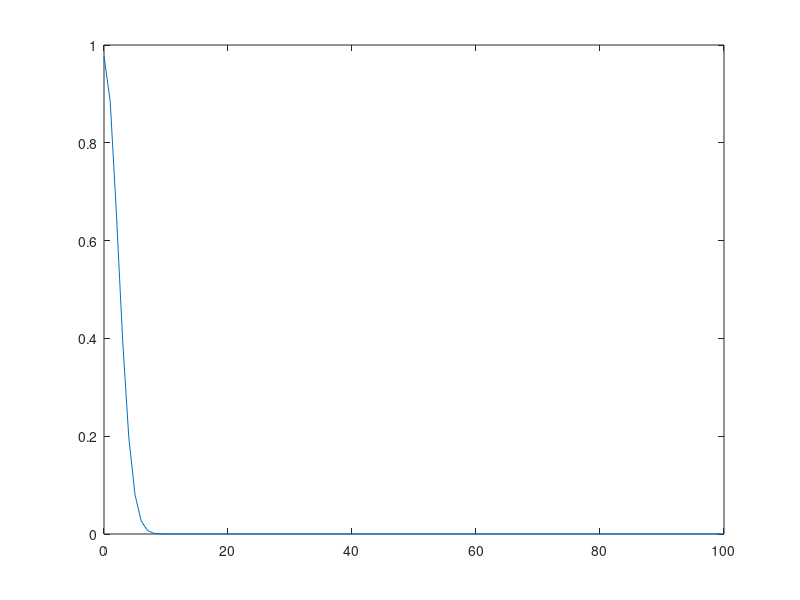
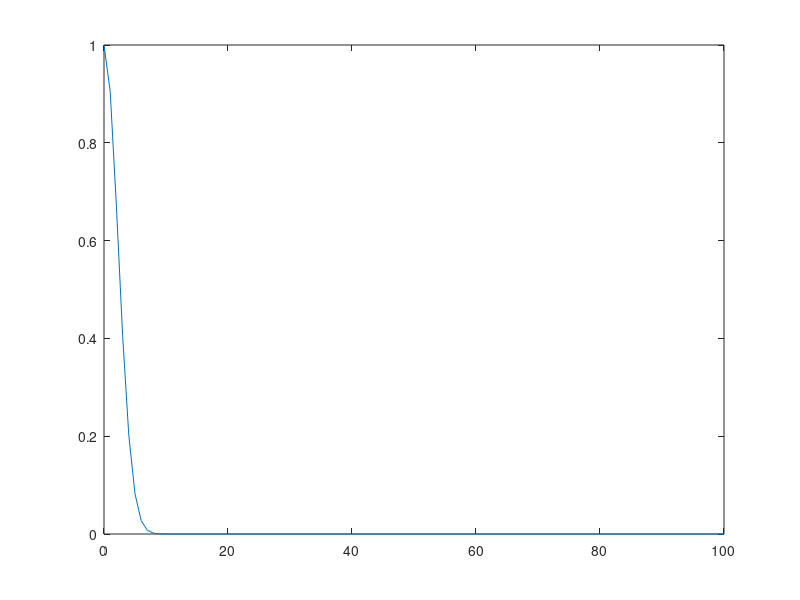

These charts were generated, in order, by the following MATLAB code:
close all;

% testing the shape of the activation function. logistic
L=1; % maximum
k=.25; % curve steepness, also determines how low is the initial start
b=1;
% b=2/3;
% a=1.7159;
a = 1;
d = 2;
sigma2 = 5;
v = 1;

maxDist = 100;
steps = 1;
maxDist_weights = 0.15;
minDist_weights = .001;

x = 0:steps:maxDist;
% xaxis = 0:steps:maxDist;

% xlog = log(v./((d*x.^2)./d));
% xlog = 1./((d*(x.^2))./d);

% plot(-x,xlog)

% acts = L ./ (1 + exp(-k * xlog));
% acts = tanh(xlog);
% acts = a.*tanh(b.*x);

mse_max = sum(repelem(maxDist_weights,d).^2) / d;
mse_min = sum(repelem(minDist_weights,d).^2) / d;


acts_min = (1-tanh(mse_max))*exp(-(x.^2) / (2*sigma2));
acts_max = (1-tanh(mse_min))*exp(-(x.^2) / (2*sigma2));
acts_min_total = sum(acts_min);
acts_max_total = sum(acts_max);

figure
plot(x,acts_min)

figure
plot(x,acts_max)

% note, however, that the weights aren't updated linearly. Rather, they
% also travel along and exp() curve. 

% the total change will be approximately the difference between acts max
% and acts min
changeTot = acts_max_total - acts_min_total;

% so, we want that change to occur over the course of about 60 trials
% although there are a total of 72 trials, if saturation doesn't occur
% until the very end of the second half, it'llbe easier to preserve the
% performance of the lesioned networks durign the low ambiguity condition,
% during which they're still seeing many features
eta = changeTot / 60;

% ah, but, that eta happens ~20 times per fixation, and an average of 10
% fixations occur per trial
eta_use = eta /( 20*20);
eta_use
